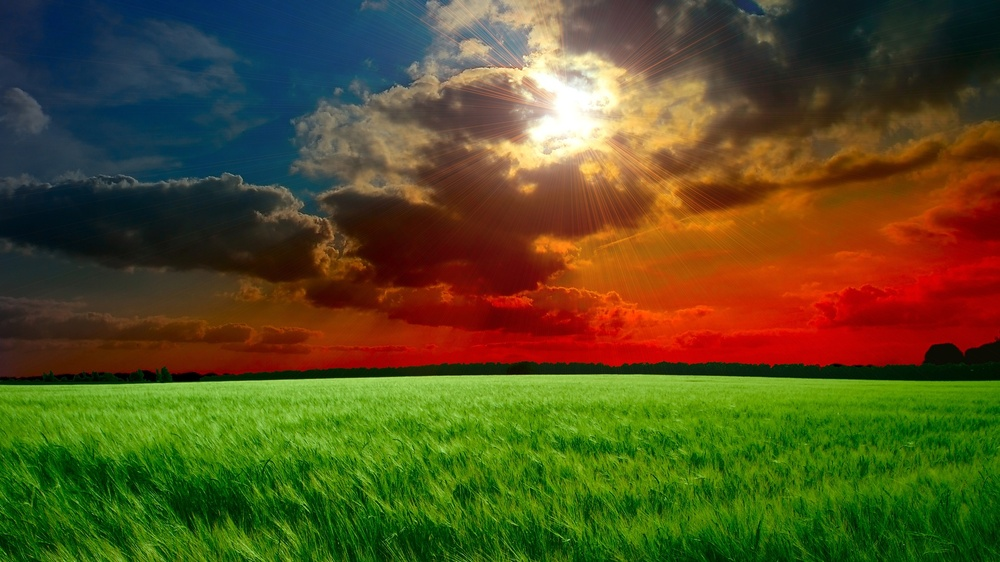
#> input picture imgs/img1.jpeg, 1000 x 562 px, shrunk from 1920 x 1080 before the run
$ python laba4.py
#> lines starting #> are read from the running program, lines starting #| are printed output that depends on the picture
from PIL import Image
import matplotlib as plt

# [16 lines of commented-out code are left out]
img = Image.open('./imgs/img1.jpeg')
#> img is the input picture: PIL image 1000x562 RGB; mean R, G, B 85.3, 79.6, 34.3
r, g, b = img.split()
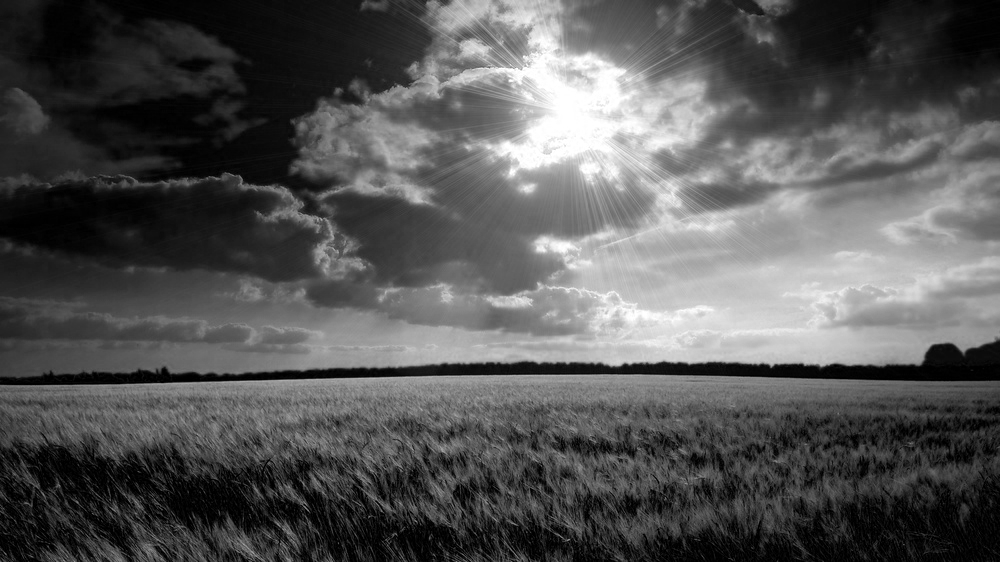
#> r: PIL image 1000x562 L; min 0, max 255, mean 85.3
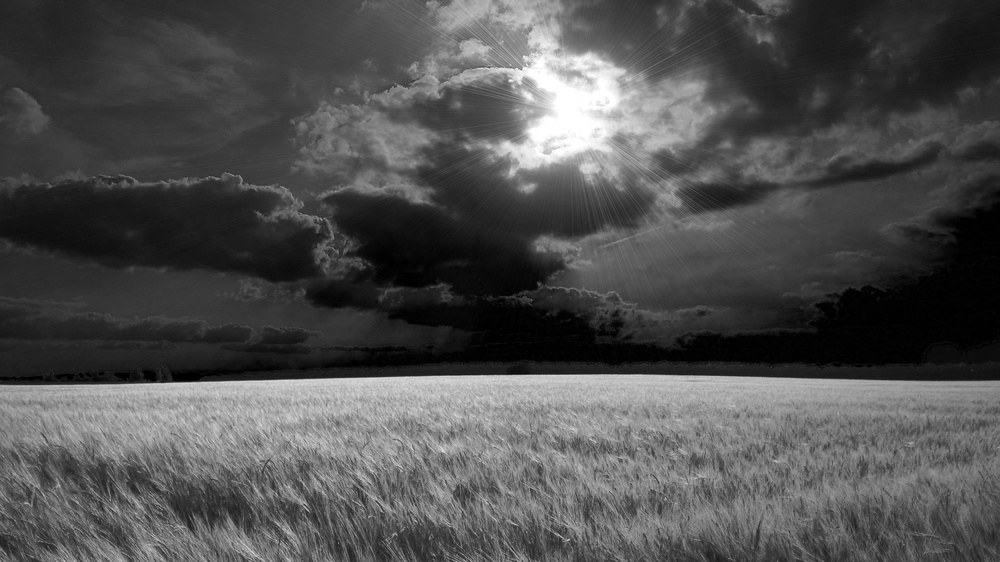
#> g: PIL image 1000x562 L; min 0, max 255, mean 79.6
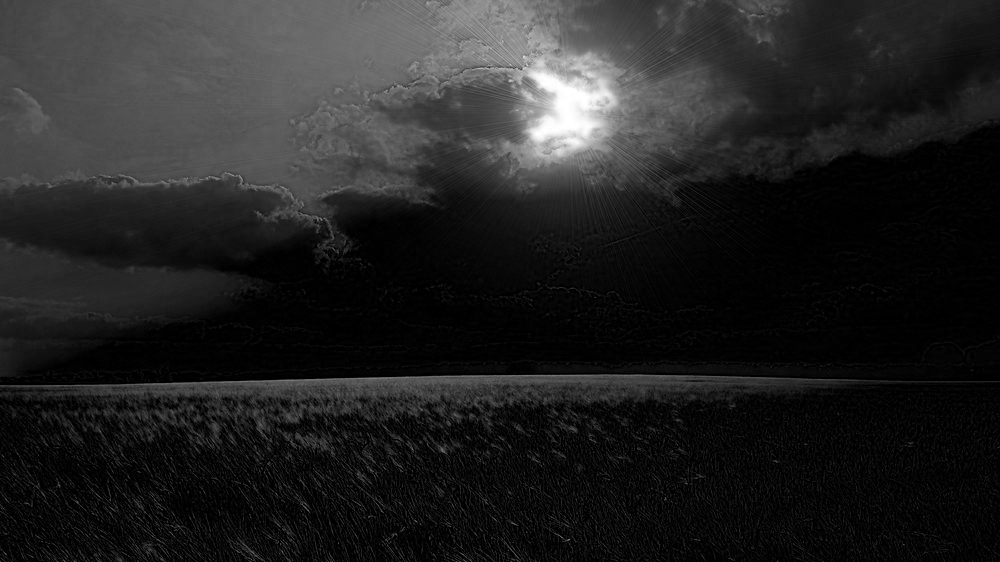
#> b: PIL image 1000x562 L; min 0, max 255, mean 34.3
#> (the run stopped early here; a loop or call above may not have finished)
